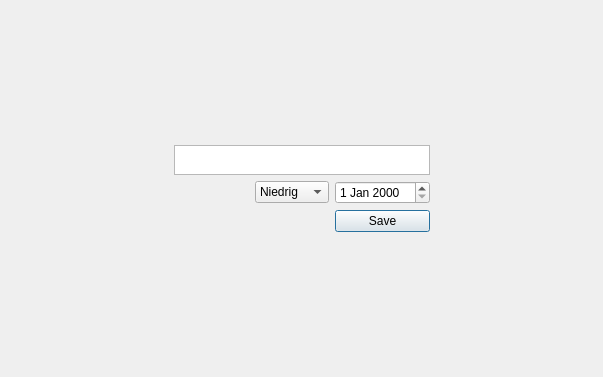
<?xml version="1.0" encoding="UTF-8"?>
<ui version="4.0">
 <class>NewEntry</class>
 <widget class="QDialog" name="NewEntry">
  <property name="geometry">
   <rect>
    <x>0</x>
    <y>0</y>
    <width>603</width>
    <height>377</height>
   </rect>
  </property>
  <property name="windowTitle">
   <string>Dialog</string>
  </property>
  <layout class="QGridLayout" name="gridLayout">
   <item row="3" column="2">
    <widget class="QComboBox" name="cb_prio">
     <item>
      <property name="text">
       <string>Niedrig</string>
      </property>
     </item>
     <item>
      <property name="text">
       <string>Mittel</string>
      </property>
     </item>
     <item>
      <property name="text">
       <string>Hoch</string>
      </property>
     </item>
    </widget>
   </item>
   <item row="5" column="3">
    <spacer name="verticalSpacer">
     <property name="orientation">
      <enum>Qt::Vertical</enum>
     </property>
     <property name="sizeHint" stdset="0">
      <size>
       <width>20</width>
       <height>40</height>
      </size>
     </property>
    </spacer>
   </item>
   <item row="0" column="1">
    <spacer name="verticalSpacer_2">
     <property name="orientation">
      <enum>Qt::Vertical</enum>
     </property>
     <property name="sizeHint" stdset="0">
      <size>
       <width>20</width>
       <height>40</height>
      </size>
     </property>
    </spacer>
   </item>
   <item row="1" column="0">
    <spacer name="horizontalSpacer">
     <property name="orientation">
      <enum>Qt::Horizontal</enum>
     </property>
     <property name="sizeHint" stdset="0">
      <size>
       <width>40</width>
       <height>20</height>
      </size>
     </property>
    </spacer>
   </item>
   <item row="4" column="3">
    <widget class="QPushButton" name="btn_save">
     <property name="text">
      <string>Save</string>
     </property>
    </widget>
   </item>
   <item row="1" column="1" colspan="3">
    <widget class="QTextEdit" name="te_task">
     <property name="sizePolicy">
      <sizepolicy hsizetype="Expanding" vsizetype="Minimum">
       <horstretch>0</horstretch>
       <verstretch>0</verstretch>
      </sizepolicy>
     </property>
     <property name="maximumSize">
      <size>
       <width>400</width>
       <height>30</height>
      </size>
     </property>
    </widget>
   </item>
   <item row="1" column="4">
    <spacer name="horizontalSpacer_2">
     <property name="orientation">
      <enum>Qt::Horizontal</enum>
     </property>
     <property name="sizeHint" stdset="0">
      <size>
       <width>40</width>
       <height>20</height>
      </size>
     </property>
    </spacer>
   </item>
   <item row="3" column="3">
    <widget class="QDateEdit" name="de_date"/>
   </item>
  </layout>
 </widget>
 <resources/>
 <connections/>
</ui>
